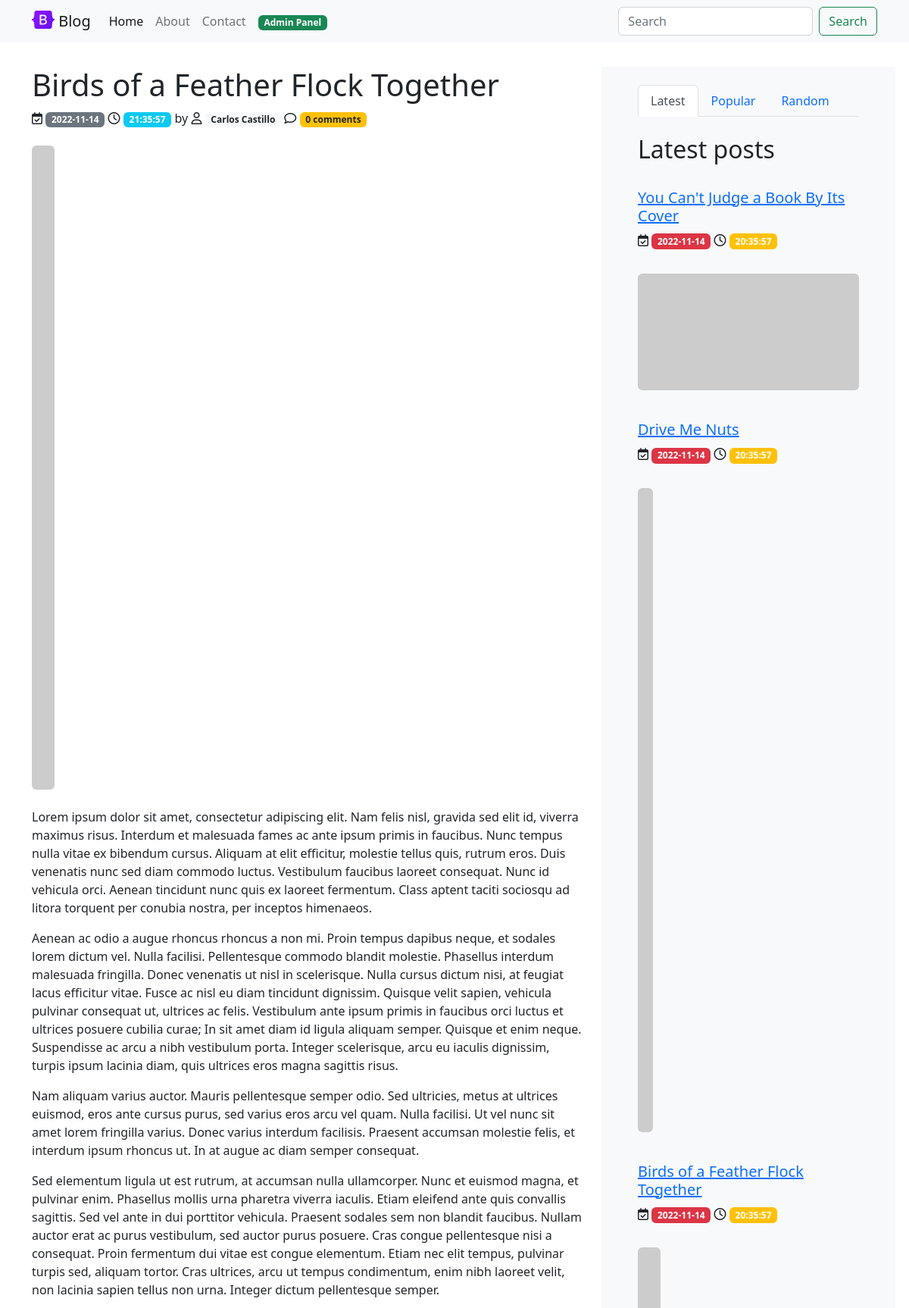
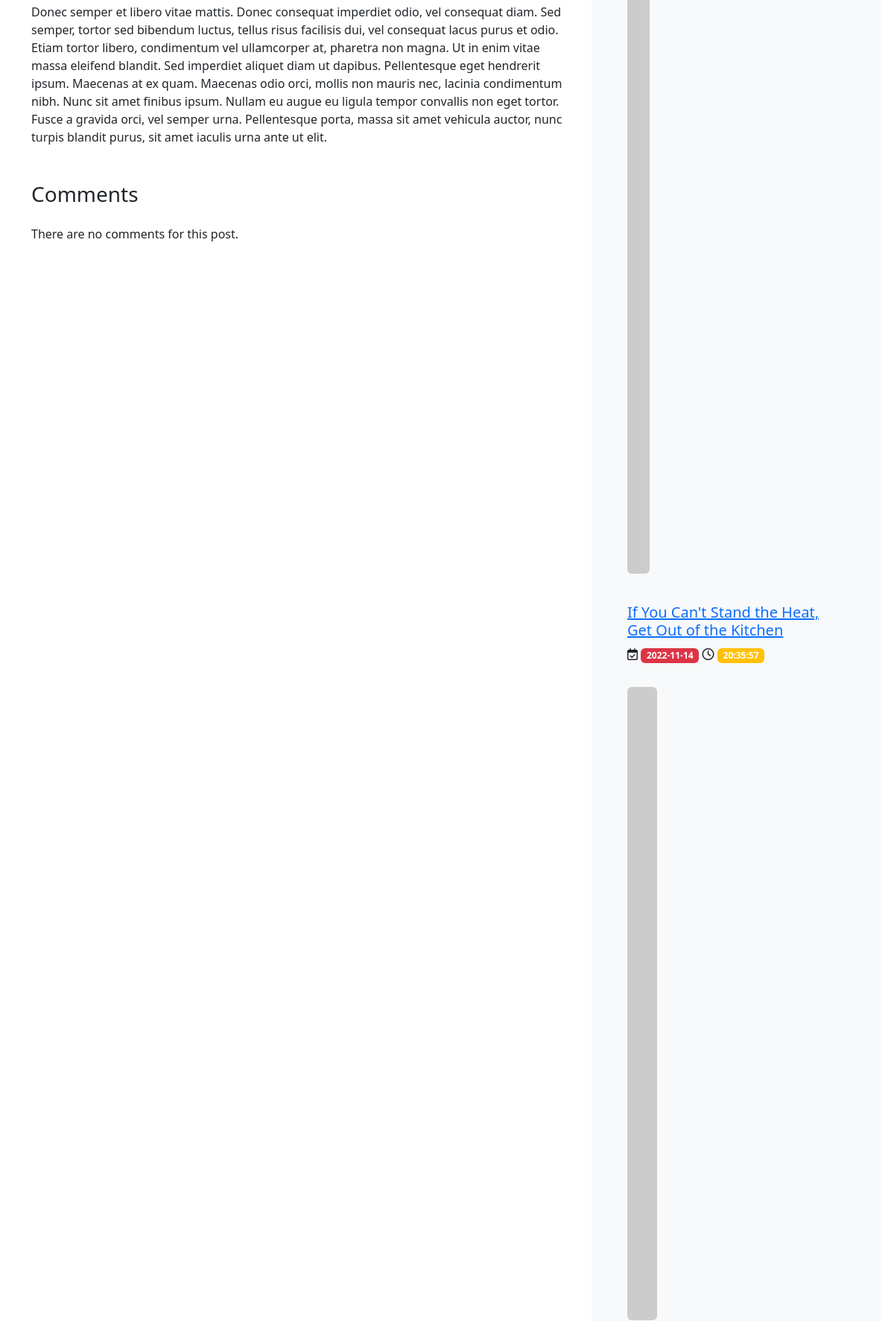
Page /show.php?id=3 (upper part) on the committed database (2 pictures, top to bottom).
### tables this page shows
CREATE TABLE posts (
    id              INT             NOT NULL    AUTO_INCREMENT,
    title           VARCHAR(255)    NOT NULL,
    content         TEXT            NOT NULL,
    img_url         VARCHAR(255)    NOT NULL,
    author_id       INT             NOT NULL,
    created_at      TIMESTAMP       NULL,
    updated_at      TIMESTAMP       NULL,
PRIMARY KEY (id),
FOREIGN KEY (author_id) REFERENCES users(id)
);

CREATE TABLE users (
    id              INT             NOT NULL    AUTO_INCREMENT,
    name            VARCHAR(255)    NOT NULL,
    email           VARCHAR(255)    NOT NULL    UNIQUE,
    password        VARCHAR(255)    NOT NULL,
    created_at      TIMESTAMP       NULL,
    updated_at      TIMESTAMP       NULL,
PRIMARY KEY (id)
);

### show.php (called while the page is built, shortened)
<?php
require_once 'model.php';
if ( $_SERVER["REQUEST_METHOD"] == "GET" ) {
    $id = filter_var($_GET['id'], FILTER_SANITIZE_NUMBER_INT);
    $post = getPostById($id);
    $comments = getAllCommentsByPost($id);
    $latestPosts = getLatestPosts();
}
require 'views/show.php';

### model.php (called while the page is built, shortened)
<?php
function getPDO(): PDO
{
    try {
        $pdo = new PDO(DB_URL, DB_USER, DB_PASS);
        $pdo->setAttribute(PDO::ATTR_ERRMODE, PDO::ERRMODE_EXCEPTION);
        $pdo->setAttribute(PDO::ATTR_DEFAULT_FETCH_MODE, PDO::FETCH_ASSOC);
        $pdo->setAttribute(PDO::ATTR_CASE, PDO::CASE_LOWER);
        $pdo->setAttribute(PDO::ATTR_AUTOCOMMIT, true);
        return $pdo;
    } catch (PDOException $exception) {
        exit('Failed to connect to database!');
    }
}
function getLatestPosts(): array|false
{
    $pdo = getPDO();
    $query = 'SELECT * FROM posts ORDER BY created_at DESC LIMIT 5';
    $stmt = $pdo->query($query);
    return $stmt->fetchAll();
}
function getPostById($id): mixed
{
    $pdo = getPDO();
    $query = 'SELECT * FROM posts WHERE id = :id';
    $stmt = $pdo->prepare($query);
    $stmt->bindParam(':id', $id, PDO::PARAM_INT);
    $stmt->execute();
    return $stmt->fetch();
}
function getAllCommentsByPost($post_id): bool|array
{
    $pdo = getPDO();
    $query = 'SELECT * FROM comments WHERE post_id = :post_id ORDER BY created_at DESC';
    $stmt = $pdo->prepare($query);
    $stmt->bindParam(':post_id', $post_id, PDO::PARAM_INT);
    $stmt->execute();
    return $stmt->fetchAll();
}
function getCommentsNumber($post_id): string
{
    $pdo = getPDO();
    $query = 'SELECT * FROM comments WHERE post_id = :post_id';
    $stmt = $pdo->prepare($query);
    $stmt->bindParam(':post_id', $post_id, PDO::PARAM_INT);
    $stmt->execute();
    $count = $stmt->rowCount();
    if ( $count === 0 ) {
        return '0 comments';
    } elseif ( $count === 1 ) {
        return '1 comment';
    } else {
        return "$count comments";
    }
}
function getUserById($id): mixed
{
    $pdo = getPDO();
    $query = 'SELECT * FROM users WHERE id = :id';
    $stmt = $pdo->prepare($query);
    $stmt->bindParam(':id', $id, PDO::PARAM_INT);
    $stmt->execute();
    return $stmt->fetch();
}

### views/show.php (the view, shortened to what this page needs)
    <div class="container">
        <?php if ( !empty($post) ) : ?>
            <div class="row mt-4 mb-4 gx-5">
                <div class="col-12 col-lg-8 mt-2 mb-4">
                    <div class="mb-4">
                        <h1><?php echo $post['title'] ?></h1>
                        <?php
                        $datetime = new DateTime();
                        $date = $datetime->format('Y-m-d');
                        $hour = $datetime->format('H:i:s');
                        ?>
                        <p>
                            <i class="fa-regular fa-calendar-check"></i>
                            <time class="badge bg-secondary"><?php echo $date; ?></time>
                            <i class="fa-regular fa-clock"></i>
                            <time class="badge bg-info"><?php echo $hour; ?></time>
                            by <i class="fa-regular fa-user"></i>
                            <a href="#!"><span class="badge bg-light text-dark"><?php echo getUserById($post['author_id'])['name']; ?></span></a>
                            <i class="fa-regular fa-comment"></i>
                            <span class="badge bg-warning text-dark"><?php echo getCommentsNumber($post['id']); ?></span>
                        </p>
                    </div>
                    <div class="mt-4 mb-4">
                        <img src="<?php echo $post['img_url']; ?>" class="img-fluid rounded" alt="...">
                    </div>
                    <div class="mt-4">
                        <?php echo $post['content'] ?>
                    </div>
                    <div class="mb-4 mt-4 pt-4">
                        <h3>Comments</h3>
                    </div>
                    <div class="mt-4">
                        <?php if ( count($comments) > 0 ) : ?>
                            <?php echo showComments($comments); ?>
                        <?php else : ?>
                            <div class="row mt-4 mb-4">
                                <div class="col-12">
                                    <p>There are no comments for this post.</p>
                                </div>
                            </div>
                        <?php endif; ?>
                    </div>
                </div>
                <div class="col-12 col-lg-4 mt-2 mb-2 bg-light">
                    <div class="px-4 mt-4">
                        <ul class="nav nav-tabs" id="myTab" role="tablist">
                            <li class="nav-item" role="presentation">
                                <button class="nav-link active" id="latest-tab" data-bs-toggle="tab" data-bs-target="#latest" type="button" role="tab" aria-controls="latest" aria-selected="true">Latest</button>
                            </li>
                            <li class="nav-item" role="presentation">
                                <button class="nav-link" id="popular-tab" data-bs-toggle="tab" data-bs-target="#popular" type="button" role="tab" aria-controls="popular" aria-selected="false">Popular</button>
                            </li>
                            <li class="nav-item" role="presentation">
                                <button class="nav-link" id="random-tab" data-bs-toggle="tab" data-bs-target="#random" type="button" role="tab" aria-controls="random" aria-selected="false">Random</button>
                            </li>
                        </ul>
                        <div class="tab-content" id="myTabContent">
                            <div class="tab-pane fade show active" id="latest" role="tabpanel" aria-labelledby="latest-tab">
                                <h2 class="mt-4">Latest posts</h2>
                                <?php foreach ($latestPosts as $latestPost) : ?>
                                    <div class="row mt-4 mb-4">
                                        <div class="col-12 mt-2 mb-2">
                                            <a href="<?php echo APP_URL; ?>show.php?id=<?php echo $latestPost['id']; ?>">
                                                <h5><?php echo $latestPost['title']; ?></h5>
                                            </a>
                                            <?php
                                            $datetime = new DateTime($latestPost['created_at']);
                                            $date = $datetime->format('Y-m-d');
                                            $hour = $datetime->format('H:i:s');
                                            ?>
                                            <p>
                                                <i class="fa-regular fa-calendar-check"></i>
                                                <time class="badge bg-danger"><?php echo $date; ?></time>
                                                <i class="fa-regular fa-clock"></i>
                                                <time class="badge bg-warning"><?php echo $hour; ?></time>
                                            </p>
                                        </div>
                                        <a href="<?php echo APP_URL; ?>show.php?id=<?php echo $latestPost['id']; ?>">
                                            <div class="col-12 mt-2 mb-2">
                                                <img src="<?php echo $latestPost['img_url']; ?>" class="img-fluid rounded" alt="...">
                                            </div>
                                        </a>
                                    </div>
                                <?php endforeach; ?>
                            </div>
                        </div>
                    </div>
                </div>
            </div>
        <?php endif; ?>
    </div>
<?php include 'base.php' ?>

### rows in the picture
posts: title "Birds of a Feather Flock Together", author.name "Carlos Castillo", content "Lorem ipsum dolor sit amet, consectetur adipiscing elit. Nam felis nisl, gravida sed elit id, viverra maximus risus. Interdum et malesuada fames ac ante ipsum primis in faucibus. Nunc tempus nulla vitae ex bibendum cursus. Aliquam at elit efficitur, molestie tellus quis, rutrum eros. Duis venenatis nunc sed diam commodo luctus. Vestibulum faucibus laoreet consequat. Nunc id vehicula orci. Aenean tincidunt nunc quis ex laoreet fermentum. Class aptent taciti sociosqu ad litora torquent per conubia nostra, per inceptos himenaeos. Aenean ac odio a augue rhoncus rhoncus a non mi. Proin tempus dapibus neque, et sodales lorem dictum vel. Nulla facilisi. Pellentesque commodo blandit molestie.…", created_at "2022-11-14", created_at "20:35:57"
posts: title "You Can't Judge a Book By Its Cover", created_at "2022-11-14", created_at "20:35:57"
posts: title "Drive Me Nuts", created_at "2022-11-14", created_at "20:35:57"
posts: title "If You Can't Stand the Heat, Get Out of the Kitchen", created_at "2022-11-14", created_at "20:35:57"

### other values in the picture
$date "2022-11-14"
$hour "21:35:57"
getCommentsNumber($post['id']) "0 comments"
